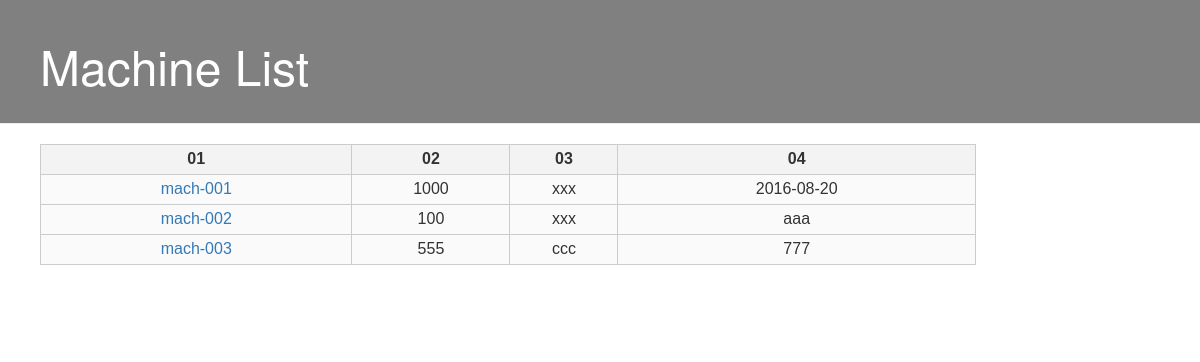
Before: / with the older database file.
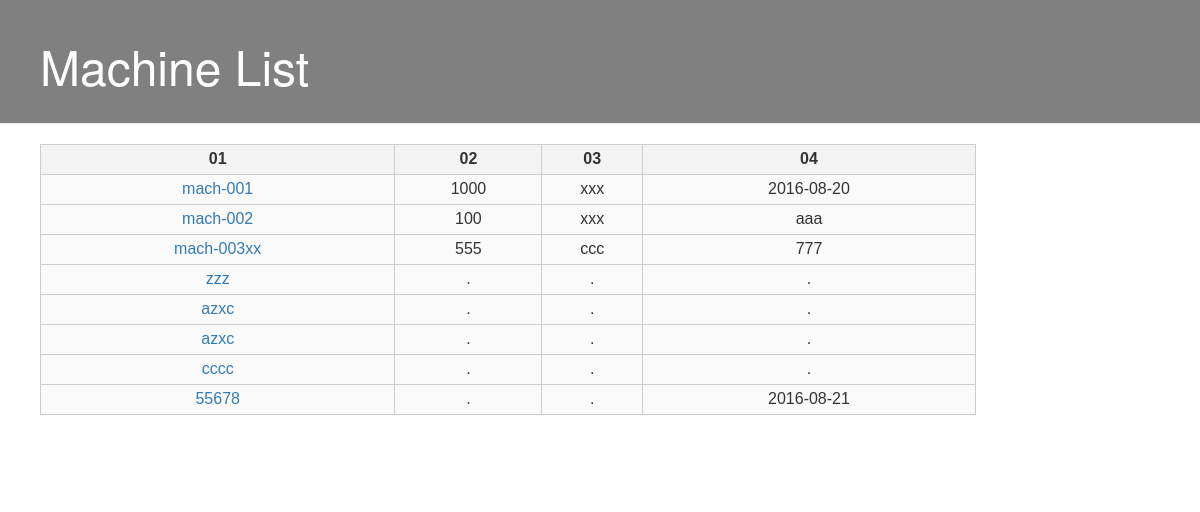
After: the same page with the newer database file.
### blog/models.py (models this page shows, shortened)
class Post(models.Model):
    author = models.ForeignKey('auth.User')
    title = models.CharField(max_length=200)
    created_date = models.DateTimeField(
            default=timezone.now)
    published_date = models.DateTimeField(
            blank=True, null=True)
    r01c4=models.CharField(default='.', max_length=99)
    r01c6=models.CharField(default='.', max_length=99)
    r01c8=models.CharField(default='.', max_length=99)
    r03c3=models.CharField(default='.', max_length=99)
    r03c4=models.CharField(default='.', max_length=99)
    r03c5=models.CharField(default='.', max_length=99)
    r03c6=models.CharField(default='.', max_length=99)
    r03c7=models.CharField(default='.', max_length=99)
    r04c3=models.CharField(default='.', max_length=99)
    r04c4=models.CharField(default='.', max_length=99)
    r04c5=models.CharField(default='.', max_length=99)
    r04c6=models.CharField(default='.', max_length=99)
    r04c7=models.CharField(default='.', max_length=99)

### blog/views.py (the view)
# urls.py: url(r'^$', views.post_list, name='post_list'),
def post_list(request):
    posts = Post.objects.filter(published_date__lte=timezone.now()).order_by('published_date')
    return render(request, 'blog/post_list.html', {'posts': posts})

### blog/templates/blog/post_list.html
{% extends 'blog/base.html' %} {% block content %}
<div class="post">
    <table>
        <tr>
            <th>01</th>
            <th>02</th>
            <th>03</th>
            <th>04</th>
        </tr>
        {% for post in posts %}
        <tr>
            <td>
                <a href="{% url 'post_detail' pk=post.pk %}">{{ post.title }}</a>
            </td>
            <td> {{ post.r01c4 }} </td>
            <td> {{ post.r01c6 }} </td>
            <td> {{ post.r01c8 }} </td>
        </tr>
        {% endfor %}
    </table>
</div>
{% endblock content %}

### blog/templates/blog/base.html (shortened to what this page needs)
{% load staticfiles %}
<html>
    <head>
        <link rel="stylesheet" href="//maxcdn.bootstrapcdn.com/bootstrap/3.2.0/css/bootstrap.min.css">
        <link rel="stylesheet" href="//maxcdn.bootstrapcdn.com/bootstrap/3.2.0/css/bootstrap-theme.min.css">
        <link rel="stylesheet" href="{% static 'css/blog.css' %}">
    </head>
    <body>
        <div class="page-header">
      <h1><a href="/">Machine List</a></h1>
        </div>
        <div class="content container">
            <div class="row">
                <div >
                    {% block content %}
                    {% endblock %}
                </div>
            </div>
        </div>
    </body>
</html>

### blog/static/css/blog.css (style rules this page uses)
.page-header { background-color: grey; margin-top: 0; padding: 20px 20px 20px 40px; }
.page-header h1, .page-header h1 a, .page-header h1 a:visited, .page-header h1 a:active { color: #ffffff; font-size: 36pt; text-decoration: none; }
.content { margin-left: 40px; }
table { color: #333; font-family: Helvetica, Arial, sans-serif; width: 80%; border-collapse: collapse; border-spacing: 0; }
td, th { border: 1px solid #CCC; height: 30px; }
th { background: #F3F3F3; font-weight: bold; text-align: center; }
td { background: #FAFAFA; text-align: center; }
.post { margin-bottom: 70px; }

Changed rows visible on the page:
changed Post "ccc": title "mach-003" → "mach-003xx"
added Post: title "zzz", r01c4 ".", r01c6 ".", r01c8 "."
added Post: title "azxc", r01c4 ".", r01c6 ".", r01c8 "."
added Post: title "azxc", r01c4 ".", r01c6 ".", r01c8 "."
added Post: title "cccc", r01c4 ".", r01c6 ".", r01c8 "."
added Post: title "55678", r01c4 ".", r01c6 ".", r01c8 "2016-08-21"
